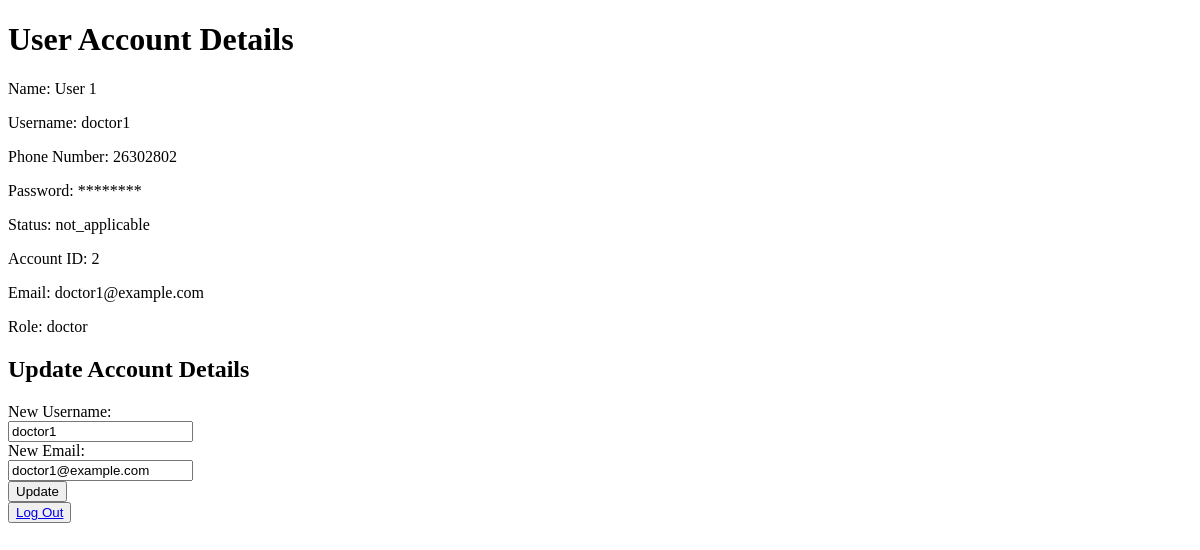
/accdetails/ (signed in), run on an earlier commit of the app's database.
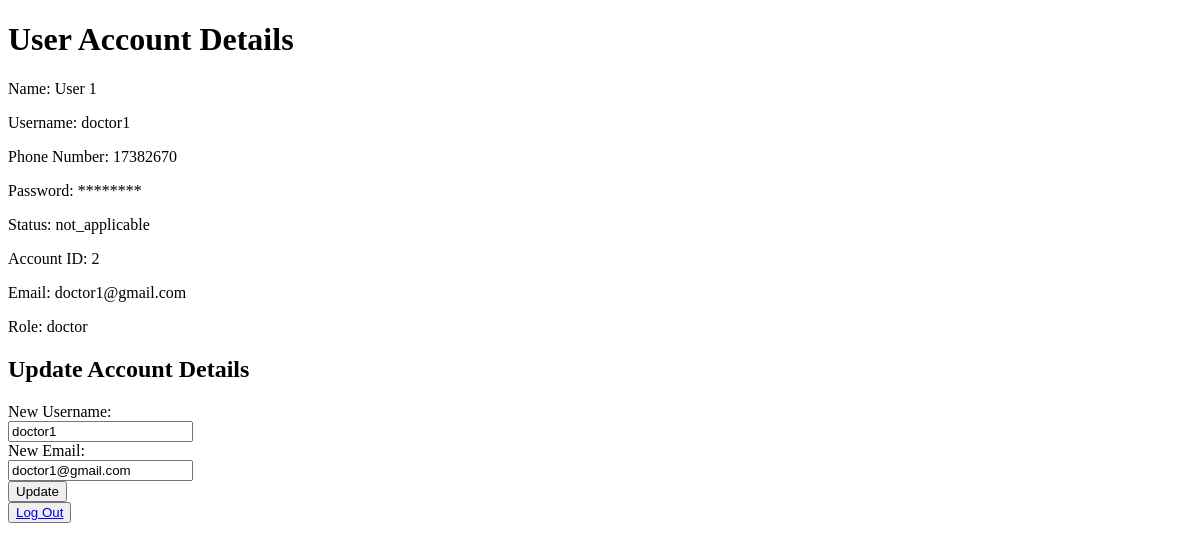
And on a later commit of the database.
### demo/models.py (models this page shows)
class CustomUser(AbstractUser):
    name = models.CharField(max_length=100)
    phone_number = models.CharField(max_length=20)
    STATUS_CHOICES = [
        ('covid', 'COVID'),
        ('normal', 'Normal'),
        ('not_applicable', 'Not Applicable'),
    ]
    status = models.CharField(max_length=20, choices=STATUS_CHOICES)
    account_id = models.AutoField(primary_key=True)
    email = models.EmailField(unique=True)
    username = models.CharField(max_length=150, unique=True)
    password = models.CharField(max_length=128)
    ROLE_CHOICES = [
        ('patient', 'Patient'),
        ('doctor', 'Doctor'),
        ('system_admin', 'System Admin'),
    ]
    role = models.CharField(max_length=20, choices=ROLE_CHOICES)

### demo/views.py (the view)
# urls.py: path('accdetails/', views.accdetails, name='accdetails'),
def accdetails(request):
    user = request.user
    context = {
        'user': user,
    }
    return render(request, 'details.html', context)

### templates/details.html (shortened to what this page needs)
<!DOCTYPE html>
<html lang="en">
<head>
</head>
<body>
    <h1>User Account Details</h1>
    <p>Name: <span id="name">{{ user.name }}</span></p>
    <p>Username: <span id="username">{{ user.username }}</span></p>
    <p>Phone Number: <span id="phone_number">{{ user.phone_number }}</span></p>
    <p>Password: ********</p>
    <p>Status: <span id="status">{{ user.status }}</span></p>
    <p>Account ID: <span id="account_id">{{ user.account_id }}</span></p>
    <p>Email: <span id="email">{{ user.email }}</span></p>
    <p>Role: <span id="role">{{ user.role }}</span></p>
    <h2>Update Account Details</h2>
    <form id="updateForm" method="post" action="/updatedetails/">
        <label for="newUsername">New Username:</label><br>
        <input type="text" id="newUsername" name="newUsername" value="{{ user.username }}"><br>
        <label for="newEmail">New Email:</label><br>
        <input type="email" id="newEmail" name="newEmail" value="{{ user.email }}"><br>
        <button type="submit">Update</button>
    </form>
    <button type="submit"><a href="/logout/">Log Out</a></button>
</body>
</html>

What changed in the data, as far as the page shows it:
changed CustomUser "User 1": phone_number "26302802" → "17382670"; email "doctor1@example.com" → "doctor1@gmail.com"; newEmail "doctor1@example.com" → "doctor1@gmail.com"
